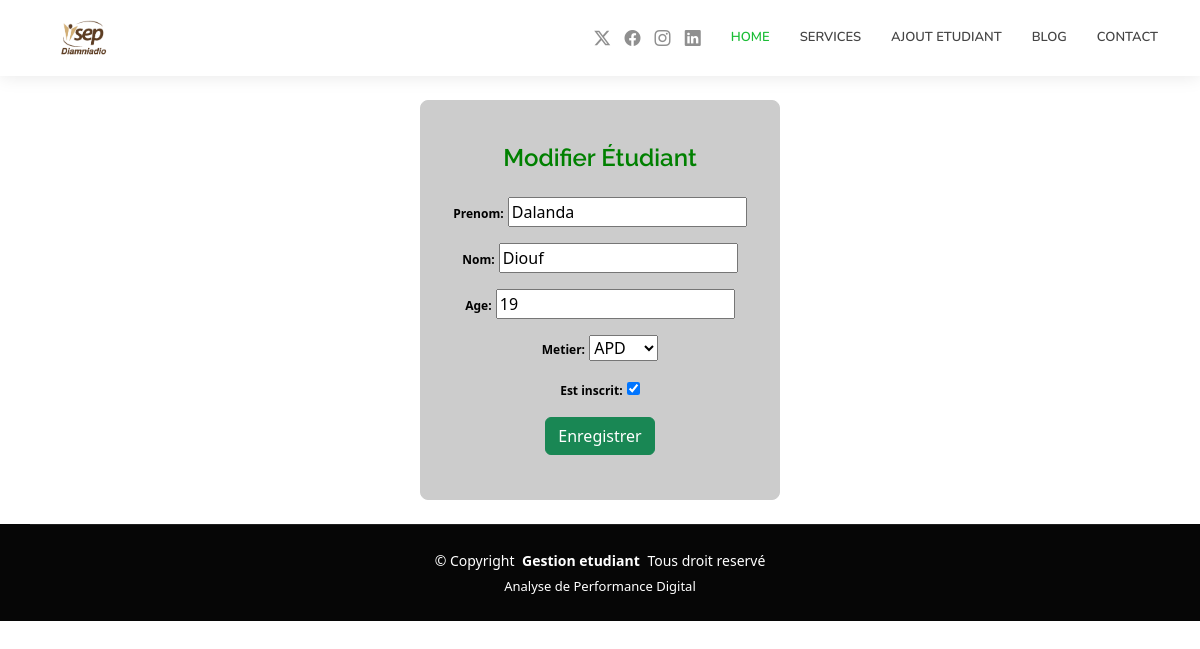
The app's page /modifier/8 with its own data.
### etudiant/models.py (models this page shows, shortened)
class Etudiant(models.Model):
    METIER=[('APD','APD'),('DFE','DFE'),('FCA','FCA')]
    nom= models.CharField(max_length=20)
    prenom=models.CharField(max_length=20)
    age=models.PositiveIntegerField()
    metier=models.CharField(max_length=20, choices=METIER)
    est_inscrit=models.BooleanField()
    create_at =models.DateTimeField(auto_now_add=True)

### etudiant/views.py (the view)
# urls.py: path('modifier/<int:id>', modifier_etudiant, name='modifier'),
def modifier_etudiant(request,id):
    etudiant=Etudiant.objects.get(id=id)
    if request.method == "POST":
        form = AjoutForm(request.POST, instance=etudiant)
        if form.is_valid():
            form.save()
            return redirect('index')  # Remplace par ta vue de redirection
    else:
        form = AjoutForm(instance=etudiant)
    return render(request, 'etudiant/modifier_etudiant.html', {'form': form})

### etudiant/forms.py
class AjoutForm(forms.ModelForm):
    class Meta:
        model = Etudiant
        fields =['prenom','nom','age','metier','est_inscrit']
        widget={
           'nom': forms.TextInput(
               attrs={'class': 'form-control', 'placeholder': 'Entrez votre nom'}
               ),
            'prenom': forms.TextInput(
                attrs={'class': 'form-control', 'placeholder': 'Entrez votre prénom'}
                ),
            'age': forms.NumberInput(
                attrs={'class': 'form-control', 'placeholder': 'Entrez votre âge'}
                ),
            'metier': forms.Select(
                attrs={'class': 'form-control'}
                ),  # Assurez-vous que le modèle a bien le champ choices
            'est_inscrit': forms.CheckboxInput(
                attrs={'class': 'form-check-input'}
                ),
        }

### etudiant/templates/etudiant/modifier_etudiant.html (shortened to what this page needs)
{% extends 'etudiant/base.html' %}
{% load static %}
{% block content %}
<!DOCTYPE html>
<html lang="fr">
<head>
    <link rel="stylesheet" href="https://cdn.jsdelivr.net/npm/bootstrap@5.3.0/dist/css/bootstrap.min.css">
</head>
<body>
    <div class="container text-center">
        <form method="post" class="form container text-center">
            <h2 class="mb-4">Modifier Étudiant</h2>
            {{ form.as_p }}
            <button type="submit" class="btn btn-success  text-center">Enregistrer</button>
        </form>
    </div>
</html>
{% endblock %}

### static/css/main.css (style rules this page uses)
:root { --default-font: "Roboto", system-ui, -apple-system, "Segoe UI", Roboto, "Helvetica Neue", Arial, "Noto Sans", "Liberation Sans", sans-serif, "Apple Color Emoji", "Segoe UI Emoji", "Segoe UI Symbol", "Noto Color Emoji"; --heading-font: "Raleway", sans-serif; --nav-font: "Nunito", sans-serif; }
:root { --background-color: #ffffff; --default-color: #444444; --heading-color: #111111; --accent-color: #1bbd36; --surface-color: #ffffff; --contrast-color: #ffffff; }
:root { --nav-color: #444444; --nav-hover-color: #1bbd36; --nav-mobile-background-color: #ffffff; --nav-dropdown-background-color: #ffffff; --nav-dropdown-color: #444444; --nav-dropdown-hover-color: #1bbd36; }
:root { scroll-behavior: smooth; }
body { color: var(--default-color); background-color: var(--background-color); font-family: var(--default-font); }
h1, h2, h3, h4, h5, h6 { color: var(--heading-color); font-family: var(--heading-font); }

### etudiant/templates/etudiant/modifier_etudiant.html (style rules this page uses)
.form { align-items: center; display: flex; justify-content: center; flex-direction: column; margin-bottom: 20px; border: 1px solid #ccc; background-color: #ccc; padding: 10px; border-radius: 8px; width: 360px; height: 400px; }
.form label { color: black; font-size: 12px; font-weight: bold; }
h2 { font-size: 24px; margin-bottom: 8px; font-weight: 600; color: green; }

### records on screen
Etudiant: prenom "Dalanda", nom "Diouf", age "19", metier "APD", est_inscrit "☑"
